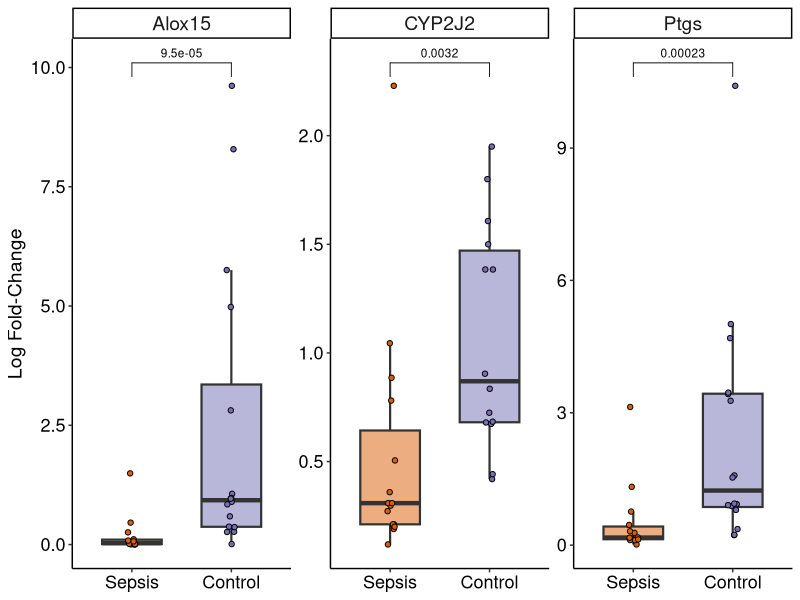
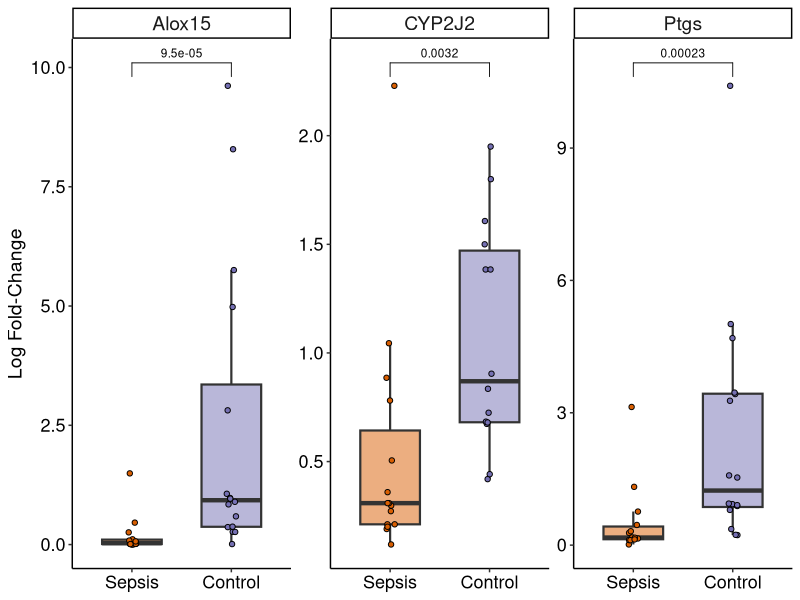

These charts were generated, in order, by the following R code:
######################
# Vascular resilience
# Human qPCR: master analysis
#####################

# In this script, we will generate all qPCR boxplots and correlations for human data.
setwd(dirname(rstudioapi::getActiveDocumentContext()$path))

# install packages
library(tidyverse)
library(ggpubr)
library(RColorBrewer)

# load data
dat <- read.csv("../../Rdata/Human/ms_human_qpcr_master.csv")

# set output
output.dir <- "../../Figures/human/boxplots/"

# Set Theme ---------------------------------------------------------------

box.theme <- theme(panel.grid = element_blank(),
                   axis.text = element_text(size = 13, colour = "black"),
                   strip.text = element_text(size = 14),
                   axis.title = element_text(size = 14),
                   axis.title.x = element_blank(),
                   legend.position = "none",
                   axis.text.x = element_text(size = 13),
                   plot.title = element_text(size = 14, hjust = 0.5))

# Set Colours
cols <- brewer.pal("Dark2", n = 3)
cols <- cols[c(2:3)]


# Analyze data ------------------------------------------------------------

# Set to Sepsis/Control, to be consistent with ELISA data
dat$Type <- factor(dat$Type, levels = c("Sepsis", "Control"))

# Plot Alox5, CYP2J2, Ptgs ####

ggplot(dat, aes(Type, logfc, fill = Type)) +
  #geom_violin(draw_quantiles = TRUE, alpha = 0.5, width = 2) +
  geom_boxplot(outlier.shape = NA, alpha = 0.5, size = 0.75, width = 0.6) +
  geom_point(position = position_jitter(width = 0.05), shape = 21, size = 1.5) +
  stat_compare_means(size = 3, comparisons = list(c("Control", "Sepsis")), label = "p.format") +
  facet_wrap(~gene, scales = "free", ncol = 4) +
  scale_fill_manual(values = cols) +
  labs(y = "Log Fold-Change") +
  theme_classic() + 
  box.theme


# save
ggsave(paste0(output.dir, "human_qpcr_control_case_aloxCYPPtgs.pdf"),
       device = "pdf",
       dpi = 300,
       width = 5.4, height = 3.5)

# END ####
